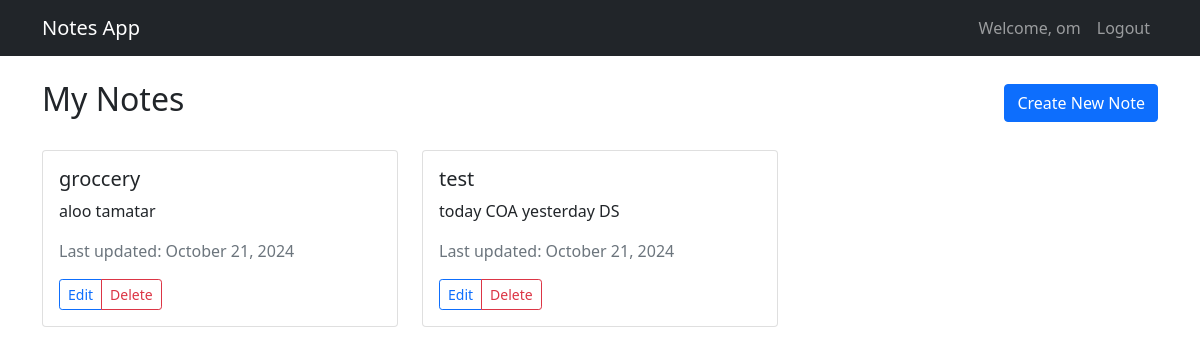
The page / (signed in) on the database as committed earlier.
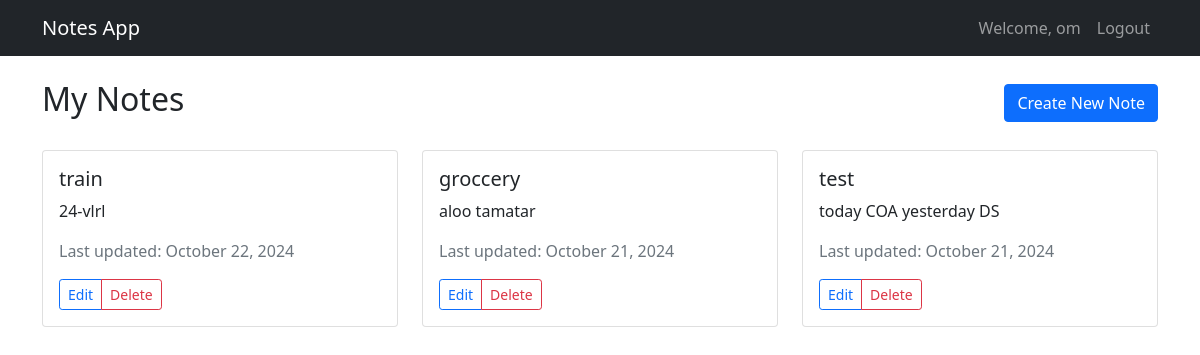
The same page on the database as committed later.
### notes/models.py (models this page shows, shortened)
class Note(models.Model):
    title = models.CharField(max_length=200)
    content = models.TextField()
    created_at = models.DateTimeField(auto_now_add=True)
    updated_at = models.DateTimeField(auto_now=True)
    user = models.ForeignKey(User, on_delete=models.CASCADE)

### notes/views.py (the view)
# urls.py: path('', views.notes_list, name='notes_list'),
@login_required
def notes_list(request):
    notes = Note.objects.filter(user=request.user).order_by('-updated_at')
    return render(request, 'notes/notes_list.html', {'notes': notes})

### notes/templates/notes/notes_list.html
{% extends 'notes/base.html' %}
{% block content %}
<div class="d-flex justify-content-between align-items-center mb-4">
    <h2>My Notes</h2>
    <a href="{% url 'create_note' %}" class="btn btn-primary">Create New Note</a>
</div>
<div class="row">
    {% for note in notes %}
        <div class="col-md-4 mb-4">
            <div class="card">
                <div class="card-body">
                    <h5 class="card-title">{{ note.title }}</h5>
                    <p class="card-text">{{ note.content|truncatewords:30 }}</p>
                    <p class="text-muted">Last updated: {{ note.updated_at|date:"F j, Y" }}</p>
                    <div class="btn-group">
                        <a href="{% url 'update_note' note.pk %}" class="btn btn-sm btn-outline-primary">Edit</a>
                        <a href="{% url 'delete_note' note.pk %}" class="btn btn-sm btn-outline-danger">Delete</a>
                    </div>
                </div>
            </div>
        </div>
    {% empty %}
        <div class="col">
            <p>No notes yet. Create your first note!</p>
        </div>
    {% endfor %}
</div>
{% endblock %}

Rows that differ between the two databases and show on the page:
added Note: title "train", content "24-vlrl", updated_at "October 22, 2024"
